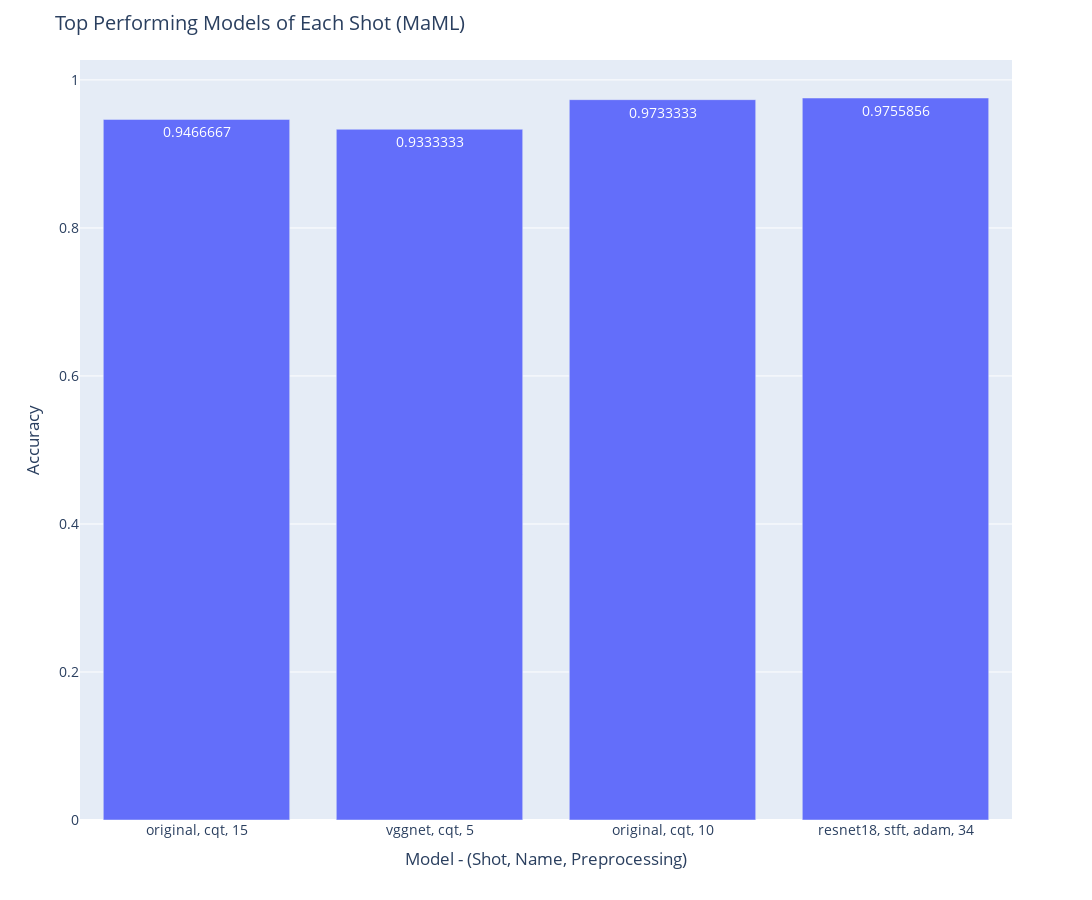

The notebook cell this image was saved under:
### Code cell
x = df["x_value"]
y = df["y_value"]

fig = px.bar(df, x="x_value", y="y_value", text_auto=True, width=WIDTH, height=HEIGHT)
fig.update_layout(
    title="Top Performing Models of Each Shot (MaML)",
    xaxis_title="Model - (Shot, Name, Preprocessing)",
    yaxis_title="Accuracy",
    font=dict(size=FONT_SIZE),
)
fig.show()
save_fig(fig, "Top Performing Models of Each Shot (MaML)")

### Figure 1 — Plotly figure (JSON) as saved in the notebook; plotly's stock layout.template omitted (floating-point values rounded to 4 significant figures)
{"data": [{"alignmentgroup": "True", "hovertemplate": "x_value=%{x}<br>y_value=%{y}<extra></extra>", "legendgroup": "", "marker": {"color": "#636efa", "pattern": {"shape": ""}}, "name": "", "offsetgroup": "", "orientation": "v", "showlegend": false, "textposition": "auto", "texttemplate": "%{y}", "type": "bar", "x": ["original, cqt, 15", "vggnet, cqt, 5", "original, cqt, 10", "resnet18, stft, adam, 34"], "xaxis": "x", "y": [0.9467, 0.9333, 0.9733, 0.9756], "yaxis": "y"}], "layout": {"barmode": "relative", "font": {"size": 14}, "height": 900, "legend": {"tracegroupgap": 0}, "margin": {"t": 60}, "title": {"text": "Top Performing Models of Each Shot (MaML)"}, "width": 1200, "xaxis": {"anchor": "y", "domain": [0, 1], "title": {"text": "Model - (Shot, Name, Preprocessing)"}}, "yaxis": {"anchor": "x", "domain": [0, 1], "title": {"text": "Accuracy"}}}}
